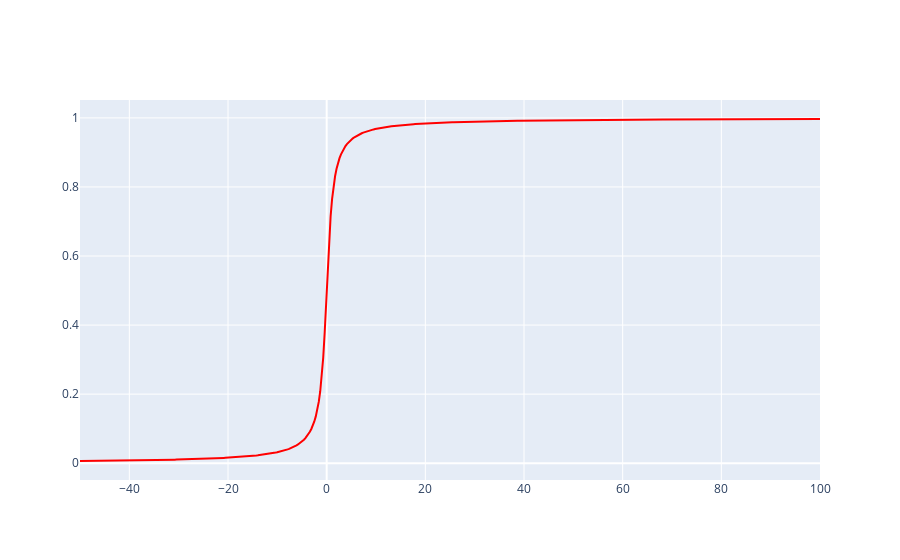

The cell this chart's notebook holds for it:
### Markdown cell above
- Crear una gráfica en Python que muestre su forma.

### Code cell
import numpy as np
import plotly.graph_objects as go
from numpy import arctan
from math import pi
x_vals = np.linspace(-50,100,500)
y_vals = arctan(x_vals)/pi + 0.5

# Gráfico
fig = go.Figure()

fig.add_trace(go.Scatter(
    x=x_vals,
    y=y_vals,
    mode='lines',
    name='Densidad teórica',
    line=dict(color='red')
))

fig.show()

### Figure 1 — Plotly figure (JSON) as saved in the notebook; plotly's stock layout.template omitted (floating-point values rounded to 4 significant figures; data arrays with more than 128 entries replaced by an {"elided": "..."} marker saying what was removed)
{"data": [{"line": {"color": "red"}, "mode": "lines", "name": "Densidad teórica", "type": "scatter", "x": {"elided": "500 float values"}, "y": {"elided": "500 float values"}}], "layout": {}}
